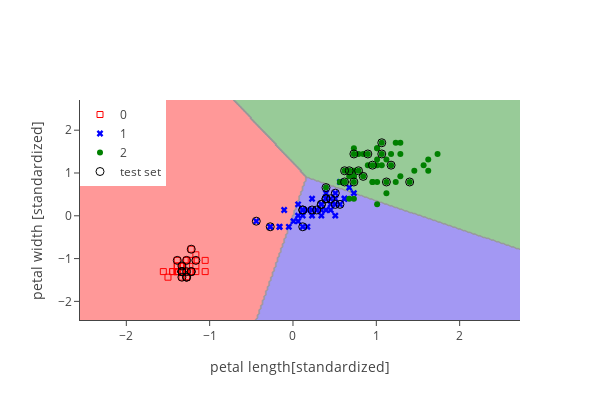

The notebook cell this image was saved under:
### Code cell
X_combined_std = np.vstack((X_train_std,X_test_std))
y_combined = np.hstack((y_train,y_test))
fig=plot_decision_regions_plotly(X=X_combined_std,y=y_combined,classifier=ppn,test_idx=range(105,150))
fig['layout']['xaxis'].update(title = 'petal length[standardized]')
fig['layout']['yaxis'].update(title = 'petal width [standardized]')
iplot(fig)
